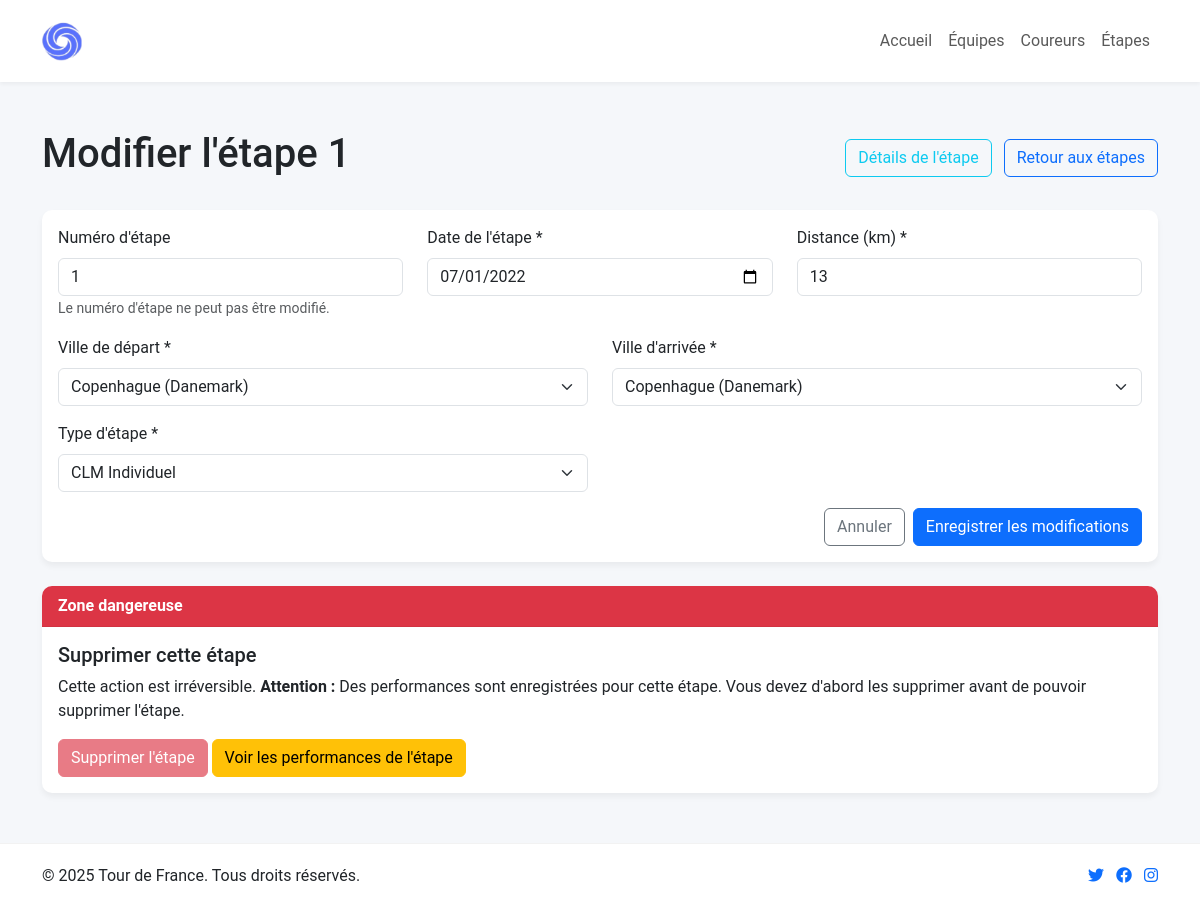
The app's page /edit_etape.php?id=1 with its own data.
### tables this page shows
CREATE TABLE `Etape` (
  `numEtape` int(11) NOT NULL,
  `dateEtape` date DEFAULT NULL,
  `distance` int(11) DEFAULT NULL,
  `numVille` int(11) NOT NULL,
  `numVille_1` int(11) NOT NULL,
  `idTypeEtape` int(11) NOT NULL
);

CREATE TABLE `Ville` (
  `numVille` int(50) NOT NULL,
  `nomVille` varchar(50) DEFAULT NULL,
  `codePays` varchar(3) NOT NULL
);

CREATE TABLE `TypeEtape` (
  `idTypeEtape` int(11) NOT NULL,
  `nomTypeEtape` varchar(50) DEFAULT NULL
);

### edit_etape.php (the view, shortened to what this page needs)
<?php
require_once 'config.php';
include 'header.php';
$etape_id = $_GET['id'];
$sql_villes = "SELECT v.numVille, v.nomVille, p.nomPays
              FROM Ville v
              JOIN Pays p ON v.codePays = p.codePays
              ORDER BY v.nomVille";
$result_villes = $conn->query($sql_villes);
$sql_types = "SELECT idTypeEtape, nomTypeEtape FROM TypeEtape ORDER BY nomTypeEtape";
$result_types = $conn->query($sql_types);
$sql_etape = "SELECT e.numEtape, e.dateEtape, e.distance, e.numVille, e.numVille_1, e.idTypeEtape,
              v1.nomVille AS villeDepart, v2.nomVille AS villeArrivee, t.nomTypeEtape
              FROM Etape e
              LEFT JOIN Ville v1 ON e.numVille = v1.numVille
              LEFT JOIN Ville v2 ON e.numVille_1 = v2.numVille
              LEFT JOIN TypeEtape t ON e.idTypeEtape = t.idTypeEtape
              WHERE e.numEtape = ?";
$stmt = $conn->prepare($sql_etape);
$stmt->bind_param("i", $etape_id);
$stmt->execute();
$result_etape = $stmt->get_result();
$etape = $result_etape->fetch_assoc();
$sql_performances = "SELECT COUNT(*) AS nb_performances FROM Performance WHERE numEtape = ?";
$stmt_perf = $conn->prepare($sql_performances);
$stmt_perf->bind_param("i", $etape_id);
$stmt_perf->execute();
$result_perf = $stmt_perf->get_result();
$row_perf = $result_perf->fetch_assoc();
$has_performances = ($row_perf['nb_performances'] > 0);
?>
<div class="container my-5">
    <div class="d-flex justify-content-between align-items-center mb-4">
        <h1>Modifier l'étape <?php echo $etape['numEtape']; ?></h1>
        <div>
            <a href="Etape_detail.php?id=<?php echo $etape_id; ?>" class="btn btn-outline-info me-2">Détails de l'étape</a>
            <a href="Etape.php" class="btn btn-outline-primary">Retour aux étapes</a>
        </div>
    </div>
    <div class="card">
        <div class="card-body">
            <form action="" method="post">
                <div class="row mb-3">
                    <div class="col-md-4">
                        <label for="numEtape" class="form-label">Numéro d'étape</label>
                        <input type="number" class="form-control" id="numEtape" value="<?php echo $etape['numEtape']; ?>" readonly>
                        <small class="text-muted">Le numéro d'étape ne peut pas être modifié.</small>
                    </div>
                    <div class="col-md-4">
                        <label for="dateEtape" class="form-label">Date de l'étape *</label>
                        <input type="date" class="form-control" id="dateEtape" name="dateEtape" value="<?php echo $etape['dateEtape']; ?>" required>
                    </div>
                    <div class="col-md-4">
                        <label for="distance" class="form-label">Distance (km) *</label>
                        <input type="number" class="form-control" id="distance" name="distance" value="<?php echo $etape['distance']; ?>" required min="0.1" step="0.1">
                    </div>
                </div>
                <div class="row mb-3">
                    <div class="col-md-6">
                        <label for="villeDepart" class="form-label">Ville de départ *</label>
                        <select class="form-select" id="villeDepart" name="villeDepart" required>
                            <?php
                            $result_villes->data_seek(0);
                            while($ville = $result_villes->fetch_assoc()):
                            ?>
                            <option value="<?php echo $ville['numVille']; ?>" <?php echo ($ville['numVille'] == $etape['numVille']) ? 'selected' : ''; ?>>
                                <?php echo $ville['nomVille'] . ' (' . $ville['nomPays'] . ')'; ?>
                            </option>
                            <?php endwhile; ?>
                        </select>
                    </div>
                    <div class="col-md-6">
                        <label for="villeArrivee" class="form-label">Ville d'arrivée *</label>
                        <select class="form-select" id="villeArrivee" name="villeArrivee" required>
                            <?php
                            $result_villes->data_seek(0);
                            while($ville = $result_villes->fetch_assoc()):
                            ?>
                            <option value="<?php echo $ville['numVille']; ?>" <?php echo ($ville['numVille'] == $etape['numVille_1']) ? 'selected' : ''; ?>>
                                <?php echo $ville['nomVille'] . ' (' . $ville['nomPays'] . ')'; ?>
                            </option>
                            <?php endwhile; ?>
                        </select>
                    </div>
                </div>
                <div class="row mb-3">
                    <div class="col-md-6">
                        <label for="typeEtape" class="form-label">Type d'étape *</label>
                        <select class="form-select" id="typeEtape" name="typeEtape" required>
                            <?php
                            $result_types->data_seek(0);
                            while($type = $result_types->fetch_assoc()):
                            ?>
                            <option value="<?php echo $type['idTypeEtape']; ?>" <?php echo ($type['idTypeEtape'] == $etape['idTypeEtape']) ? 'selected' : ''; ?>>
                                <?php echo $type['nomTypeEtape']; ?>
                            </option>
                            <?php endwhile; ?>
                        </select>
                    </div>
                </div>
                <div class="d-grid gap-2 d-md-flex justify-content-md-end">
                    <a href="Etape_detail.php?id=<?php echo $etape_id; ?>" class="btn btn-outline-secondary">Annuler</a>
                    <button type="submit" class="btn btn-primary">Enregistrer les modifications</button>
                </div>
            </form>
        </div>
    </div>
    <div class="card mt-4 border-danger">
        <div class="card-header bg-danger text-white">
            Zone dangereuse
        </div>
        <div class="card-body">
            <h5 class="card-title">Supprimer cette étape</h5>
            <p class="card-text">
                Cette action est irréversible.
                <?php if ($has_performances): ?>
                <strong>Attention :</strong> Des performances sont enregistrées pour cette étape. Vous devez d'abord les supprimer avant de pouvoir supprimer l'étape.
                <?php else: ?>
                Vous pouvez supprimer cette étape car elle n'a pas de performances associées.
                <?php endif; ?>
            </p>
            <button type="button" class="btn btn-danger" data-bs-toggle="modal" data-bs-target="#deleteModal" <?php echo $has_performances ? 'disabled' : ''; ?>>
                Supprimer l'étape
            </button>
            <?php if ($has_performances): ?>
            <a href="Etape_detail.php?id=<?php echo $etape_id; ?>" class="btn btn-warning">
                Voir les performances de l'étape
            </a>
            <?php endif; ?>
        </div>
    </div>
</div>
<?php
include 'footer.php';
?>

### header.php (style rules this page uses)
:root { --primary-color: #FFD800; --secondary-color: #333; --light-bg: #f8f9fa; --border-radius: 10px; }
body { font-family: 'Roboto', sans-serif; background-color: #f5f7fa; }
.card { border-radius: var(--border-radius); box-shadow: 0 4px 6px rgba(0,0,0,0.05); border: none; margin-bottom: 20px; overflow: hidden; }
.card-header { font-weight: bold; background-color: white; border-bottom: 1px solid rgba(0,0,0,0.05); }

### records on screen
etape: numEtape "1", dateEtape "07/01/2022", distance "13", villeDepart "Copenhague (Danemark)", villeArrivee "Copenhague (Danemark)", typeEtape "CLM Individuel"
